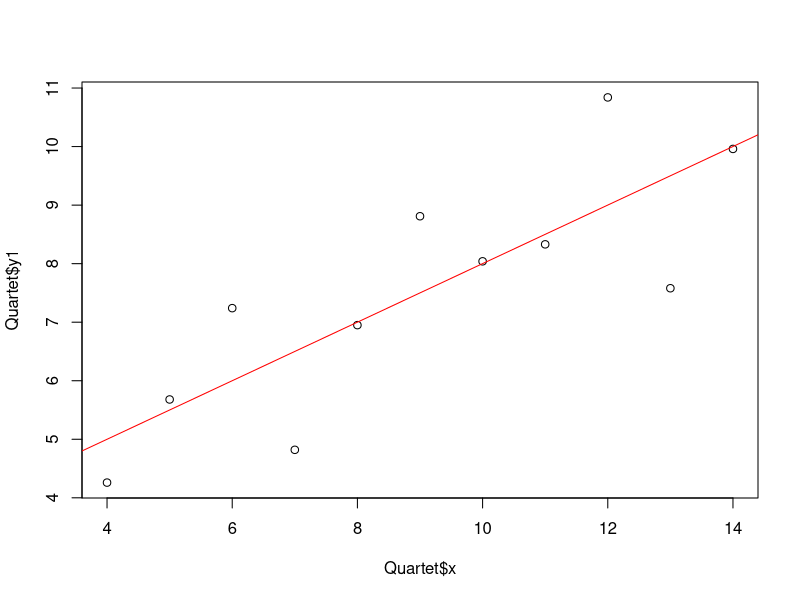
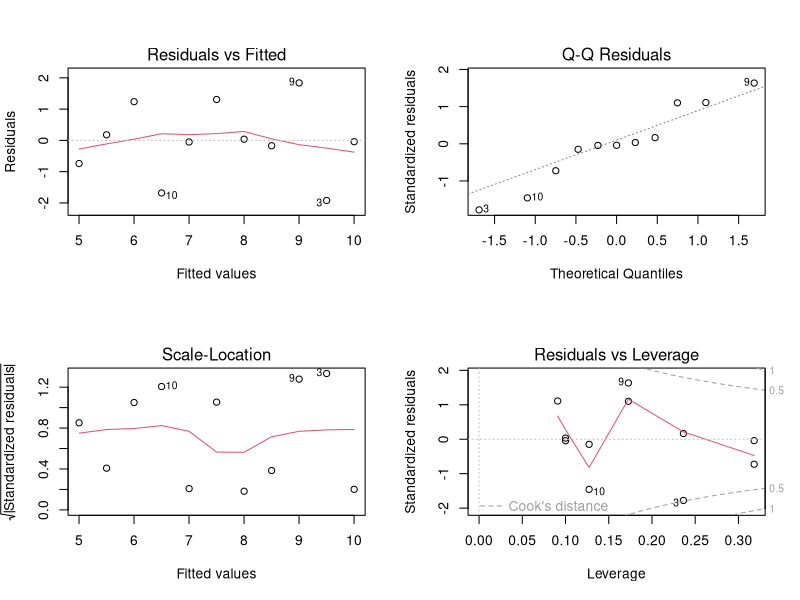

The R source for these figures, in order:
library(car)
data("Quartet")
plot(Quartet$x,Quartet$y1)
lmfit<-lm(y1~x,data = Quartet)
abline(lmfit,col="red")
newdata<-data.frame(x=c(3,6,15))
tes<-predict(lmfit,newdata,interval="predict")
par(mfrow=c(2,2))
plot(lmfit)
